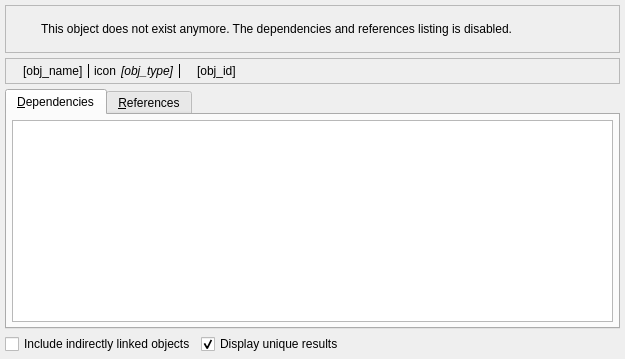
<?xml version="1.0" encoding="UTF-8"?>
<ui version="4.0">
 <class>ObjectAssociationsWidget</class>
 <widget class="QWidget" name="ObjectAssociationsWidget">
  <property name="geometry">
   <rect>
    <x>0</x>
    <y>0</y>
    <width>625</width>
    <height>359</height>
   </rect>
  </property>
  <property name="windowTitle">
   <string>Object's associations</string>
  </property>
  <property name="windowIcon">
   <iconset resource="../../../../priv-plugins/res/logoicons.qrc">
    <normaloff>:/icons/icons/pgmodeler_logo.png</normaloff>:/icons/icons/pgmodeler_logo.png</iconset>
  </property>
  <layout class="QGridLayout" name="associations_grid">
   <property name="leftMargin">
    <number>5</number>
   </property>
   <property name="topMargin">
    <number>5</number>
   </property>
   <property name="rightMargin">
    <number>5</number>
   </property>
   <property name="bottomMargin">
    <number>5</number>
   </property>
   <property name="spacing">
    <number>5</number>
   </property>
   <item row="1" column="0">
    <widget class="QFrame" name="obj_name_frm">
     <property name="sizePolicy">
      <sizepolicy hsizetype="Expanding" vsizetype="Preferred">
       <horstretch>0</horstretch>
       <verstretch>0</verstretch>
      </sizepolicy>
     </property>
     <property name="frameShape">
      <enum>QFrame::Shape::StyledPanel</enum>
     </property>
     <layout class="QHBoxLayout" name="horizontalLayout_2">
      <property name="spacing">
       <number>5</number>
      </property>
      <property name="leftMargin">
       <number>5</number>
      </property>
      <property name="topMargin">
       <number>5</number>
      </property>
      <property name="rightMargin">
       <number>5</number>
      </property>
      <property name="bottomMargin">
       <number>5</number>
      </property>
      <item>
       <widget class="QLabel" name="name_icon_lbl">
        <property name="sizePolicy">
         <sizepolicy hsizetype="Fixed" vsizetype="Fixed">
          <horstretch>0</horstretch>
          <verstretch>0</verstretch>
         </sizepolicy>
        </property>
        <property name="maximumSize">
         <size>
          <width>32</width>
          <height>32</height>
         </size>
        </property>
        <property name="frameShape">
         <enum>QFrame::Shape::NoFrame</enum>
        </property>
        <property name="frameShadow">
         <enum>QFrame::Shadow::Plain</enum>
        </property>
        <property name="text">
         <string/>
        </property>
        <property name="pixmap">
         <pixmap resource="../../res/resources.qrc">:/icons/icons/objects.png</pixmap>
        </property>
        <property name="scaledContents">
         <bool>true</bool>
        </property>
        <property name="alignment">
         <set>Qt::AlignmentFlag::AlignCenter</set>
        </property>
       </widget>
      </item>
      <item>
       <widget class="QLabel" name="obj_name_lbl">
        <property name="sizePolicy">
         <sizepolicy hsizetype="Preferred" vsizetype="Preferred">
          <horstretch>0</horstretch>
          <verstretch>0</verstretch>
         </sizepolicy>
        </property>
        <property name="font">
         <font>
          <bold>false</bold>
         </font>
        </property>
        <property name="toolTip">
         <string/>
        </property>
        <property name="text">
         <string>[obj_name]</string>
        </property>
       </widget>
      </item>
      <item>
       <widget class="Line" name="separator_ln">
        <property name="maximumSize">
         <size>
          <width>1</width>
          <height>16777215</height>
         </size>
        </property>
        <property name="autoFillBackground">
         <bool>false</bool>
        </property>
        <property name="frameShadow">
         <enum>QFrame::Shadow::Plain</enum>
        </property>
        <property name="orientation">
         <enum>Qt::Orientation::Vertical</enum>
        </property>
       </widget>
      </item>
      <item>
       <widget class="QLabel" name="type_icon_lbl">
        <property name="sizePolicy">
         <sizepolicy hsizetype="Fixed" vsizetype="Fixed">
          <horstretch>0</horstretch>
          <verstretch>0</verstretch>
         </sizepolicy>
        </property>
        <property name="maximumSize">
         <size>
          <width>32</width>
          <height>32</height>
         </size>
        </property>
        <property name="frameShape">
         <enum>QFrame::Shape::NoFrame</enum>
        </property>
        <property name="frameShadow">
         <enum>QFrame::Shadow::Plain</enum>
        </property>
        <property name="text">
         <string>icon</string>
        </property>
        <property name="scaledContents">
         <bool>true</bool>
        </property>
        <property name="alignment">
         <set>Qt::AlignmentFlag::AlignCenter</set>
        </property>
       </widget>
      </item>
      <item>
       <widget class="QLabel" name="type_name_lbl">
        <property name="sizePolicy">
         <sizepolicy hsizetype="Preferred" vsizetype="Preferred">
          <horstretch>0</horstretch>
          <verstretch>0</verstretch>
         </sizepolicy>
        </property>
        <property name="font">
         <font>
          <italic>true</italic>
          <bold>false</bold>
         </font>
        </property>
        <property name="toolTip">
         <string/>
        </property>
        <property name="text">
         <string>[obj_type]</string>
        </property>
       </widget>
      </item>
      <item>
       <widget class="Line" name="separator2_ln">
        <property name="maximumSize">
         <size>
          <width>1</width>
          <height>16777215</height>
         </size>
        </property>
        <property name="autoFillBackground">
         <bool>false</bool>
        </property>
        <property name="frameShadow">
         <enum>QFrame::Shadow::Plain</enum>
        </property>
        <property name="orientation">
         <enum>Qt::Orientation::Vertical</enum>
        </property>
       </widget>
      </item>
      <item>
       <widget class="QLabel" name="oid_icon_lbl">
        <property name="sizePolicy">
         <sizepolicy hsizetype="Fixed" vsizetype="Fixed">
          <horstretch>0</horstretch>
          <verstretch>0</verstretch>
         </sizepolicy>
        </property>
        <property name="maximumSize">
         <size>
          <width>32</width>
          <height>32</height>
         </size>
        </property>
        <property name="frameShape">
         <enum>QFrame::Shape::NoFrame</enum>
        </property>
        <property name="frameShadow">
         <enum>QFrame::Shadow::Plain</enum>
        </property>
        <property name="text">
         <string/>
        </property>
        <property name="pixmap">
         <pixmap resource="../../res/resources.qrc">:/icons/icons/typeoid.png</pixmap>
        </property>
        <property name="scaledContents">
         <bool>true</bool>
        </property>
        <property name="alignment">
         <set>Qt::AlignmentFlag::AlignCenter</set>
        </property>
       </widget>
      </item>
      <item>
       <widget class="QLabel" name="obj_id_lbl">
        <property name="sizePolicy">
         <sizepolicy hsizetype="Expanding" vsizetype="Preferred">
          <horstretch>0</horstretch>
          <verstretch>0</verstretch>
         </sizepolicy>
        </property>
        <property name="font">
         <font>
          <bold>false</bold>
         </font>
        </property>
        <property name="toolTip">
         <string/>
        </property>
        <property name="text">
         <string>[obj_id]</string>
        </property>
       </widget>
      </item>
     </layout>
    </widget>
   </item>
   <item row="0" column="0">
    <widget class="QFrame" name="alert_frm">
     <property name="sizePolicy">
      <sizepolicy hsizetype="Preferred" vsizetype="Fixed">
       <horstretch>0</horstretch>
       <verstretch>0</verstretch>
      </sizepolicy>
     </property>
     <property name="minimumSize">
      <size>
       <width>0</width>
       <height>48</height>
      </size>
     </property>
     <property name="frameShape">
      <enum>QFrame::Shape::StyledPanel</enum>
     </property>
     <property name="frameShadow">
      <enum>QFrame::Shadow::Raised</enum>
     </property>
     <layout class="QGridLayout" name="gridLayout_4">
      <property name="leftMargin">
       <number>5</number>
      </property>
      <property name="topMargin">
       <number>5</number>
      </property>
      <property name="rightMargin">
       <number>5</number>
      </property>
      <property name="bottomMargin">
       <number>5</number>
      </property>
      <property name="spacing">
       <number>5</number>
      </property>
      <item row="0" column="0">
       <widget class="QLabel" name="icon_lbl">
        <property name="maximumSize">
         <size>
          <width>25</width>
          <height>25</height>
         </size>
        </property>
        <property name="font">
         <font>
          <pointsize>20</pointsize>
         </font>
        </property>
        <property name="text">
         <string/>
        </property>
        <property name="textFormat">
         <enum>Qt::TextFormat::AutoText</enum>
        </property>
        <property name="pixmap">
         <pixmap resource="../../res/resources.qrc">:/icons/icons/alert.png</pixmap>
        </property>
        <property name="scaledContents">
         <bool>true</bool>
        </property>
       </widget>
      </item>
      <item row="0" column="1">
       <widget class="QLabel" name="message_lbl">
        <property name="font">
         <font>
          <bold>false</bold>
          <underline>false</underline>
          <strikeout>false</strikeout>
          <kerning>true</kerning>
         </font>
        </property>
        <property name="text">
         <string>This object does not exist anymore. The dependencies and references listing is disabled.</string>
        </property>
        <property name="wordWrap">
         <bool>true</bool>
        </property>
       </widget>
      </item>
     </layout>
    </widget>
   </item>
   <item row="5" column="0">
    <widget class="QTabWidget" name="tabWidget">
     <property name="currentIndex">
      <number>0</number>
     </property>
     <property name="iconSize">
      <size>
       <width>22</width>
       <height>22</height>
      </size>
     </property>
     <widget class="QWidget" name="dependnces_tab">
      <attribute name="icon">
       <iconset resource="../../res/resources.qrc">
        <normaloff>:/icons/icons/referrer.png</normaloff>:/icons/icons/referrer.png</iconset>
      </attribute>
      <attribute name="title">
       <string>&amp;Dependencies</string>
      </attribute>
      <layout class="QGridLayout" name="gridLayout">
       <property name="leftMargin">
        <number>5</number>
       </property>
       <property name="topMargin">
        <number>5</number>
       </property>
       <property name="rightMargin">
        <number>5</number>
       </property>
       <property name="bottomMargin">
        <number>5</number>
       </property>
       <property name="spacing">
        <number>5</number>
       </property>
       <item row="0" column="0">
        <widget class="QTableView" name="dependencies_view">
         <property name="editTriggers">
          <set>QAbstractItemView::EditTrigger::NoEditTriggers</set>
         </property>
         <property name="alternatingRowColors">
          <bool>true</bool>
         </property>
         <property name="iconSize">
          <size>
           <width>25</width>
           <height>25</height>
          </size>
         </property>
         <property name="sortingEnabled">
          <bool>true</bool>
         </property>
         <attribute name="horizontalHeaderCascadingSectionResizes">
          <bool>true</bool>
         </attribute>
         <attribute name="horizontalHeaderMinimumSectionSize">
          <number>30</number>
         </attribute>
         <attribute name="horizontalHeaderStretchLastSection">
          <bool>true</bool>
         </attribute>
         <attribute name="verticalHeaderVisible">
          <bool>true</bool>
         </attribute>
         <attribute name="verticalHeaderMinimumSectionSize">
          <number>30</number>
         </attribute>
         <attribute name="verticalHeaderHighlightSections">
          <bool>false</bool>
         </attribute>
        </widget>
       </item>
      </layout>
     </widget>
     <widget class="QWidget" name="references_tab">
      <attribute name="icon">
       <iconset resource="../../res/resources.qrc">
        <normaloff>:/icons/icons/referenced.png</normaloff>:/icons/icons/referenced.png</iconset>
      </attribute>
      <attribute name="title">
       <string>&amp;References</string>
      </attribute>
      <layout class="QGridLayout" name="gridLayout_2">
       <property name="leftMargin">
        <number>5</number>
       </property>
       <property name="topMargin">
        <number>5</number>
       </property>
       <property name="rightMargin">
        <number>5</number>
       </property>
       <property name="bottomMargin">
        <number>5</number>
       </property>
       <property name="spacing">
        <number>5</number>
       </property>
       <item row="0" column="0">
        <widget class="QTableView" name="references_view">
         <property name="editTriggers">
          <set>QAbstractItemView::EditTrigger::NoEditTriggers</set>
         </property>
         <property name="alternatingRowColors">
          <bool>true</bool>
         </property>
         <property name="iconSize">
          <size>
           <width>25</width>
           <height>25</height>
          </size>
         </property>
         <property name="sortingEnabled">
          <bool>true</bool>
         </property>
         <attribute name="verticalHeaderVisible">
          <bool>true</bool>
         </attribute>
        </widget>
       </item>
      </layout>
     </widget>
    </widget>
   </item>
   <item row="6" column="0">
    <layout class="QHBoxLayout" name="horizontalLayout">
     <property name="spacing">
      <number>5</number>
     </property>
     <property name="topMargin">
      <number>0</number>
     </property>
     <property name="rightMargin">
      <number>0</number>
     </property>
     <item>
      <widget class="QCheckBox" name="inc_indirect_links_chk">
       <property name="statusTip">
        <string>&lt;p&gt;Toggles the display of all the dependencies and references including the ones not directly linked to the original object used to retrieve the dependencies and references.&lt;/p&gt;</string>
       </property>
       <property name="text">
        <string>Include indirectly linked objects</string>
       </property>
      </widget>
     </item>
     <item>
      <widget class="QCheckBox" name="unique_results_chk">
       <property name="sizePolicy">
        <sizepolicy hsizetype="Expanding" vsizetype="Fixed">
         <horstretch>0</horstretch>
         <verstretch>0</verstretch>
        </sizepolicy>
       </property>
       <property name="statusTip">
        <string>Toggles the removal of duplicate results in the grids.</string>
       </property>
       <property name="text">
        <string>Display unique results</string>
       </property>
       <property name="checked">
        <bool>true</bool>
       </property>
      </widget>
     </item>
    </layout>
   </item>
  </layout>
 </widget>
 <resources>
  <include location="../../res/resources.qrc"/>
  <include location="../../../../priv-plugins/res/logoicons.qrc"/>
 </resources>
 <connections/>
</ui>
